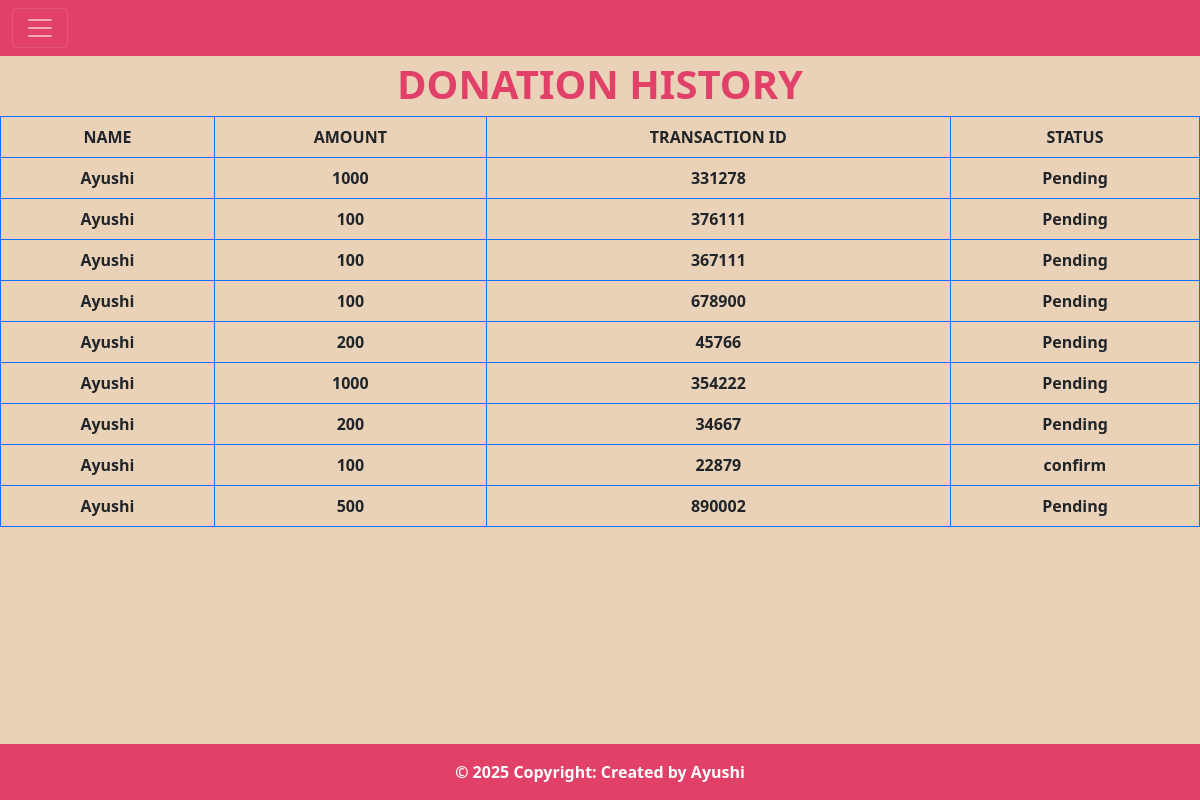
Screenshot of /donation_history/ (signed in) with the database file from the repository.
### ngo_app/models.py (models this page shows)
class Donation(models.Model):
    user = models.ForeignKey(User,on_delete=models.CASCADE)
    amount = models.CharField(max_length=10,default="")
    aadhaar = models.FileField(max_length=10,default="")
    transaction_id = models.CharField(max_length=10,default="")
    date = models.DateField(default=timezone.now)
    paymentstatus= models.CharField(default="Pending",max_length=10)

class User(models.Model):
    name=models.CharField(max_length=50,null=False)     #num=False is default in Django#
    email=models.EmailField(max_length=50,null=False,primary_key=True)
    password=models.CharField(max_length=50,null=False)
    phone=models.CharField(max_length=13,null=False)
    profile_pic=models.FileField(upload_to="user_pic/",default="")
    date=models.DateField(default=timezone.now)

### ngo_app/user_views.py (the view)
# urls.py: path("donation_history/",user_views.donation_history,name="donation_history"),
def donation_history(request):
     if  request.method=="GET":
      u_email = request.session["web_key"]
      user_obj=User.objects.get(email=u_email)
     donation_list=Donation.objects.filter(user=user_obj)
     donation_dict={
        "donation_key":donation_list
     }
     return render(request,'ngo_app/user/donation_history.html',donation_dict)

### ngo_app/templates/ngo_app/user/donation_history.html (shortened to what this page needs)
<!DOCTYPE html>
<html lang="en">
<head>
    {% include 'ngo_app/common/common_css.html' %}
</head>
<body style="background-color:#e9d2b7;">
    {% include 'ngo_app/user/user_header.html' %}
    <div class="main-div">
        <h1 style="margin-top:60px;text-align: center;color:rgb(225, 65, 105)"><b>DONATION HISTORY</b> </h1>
        <table class="table table-bordered border-primary">
            <thead>
                <tr>
                    <th scope="col">NAME</th>
                    <th scope="col">AMOUNT</th>
                    <th scope="col">TRANSACTION ID</th>
                    <th scope="col">STATUS</th>
                </tr>
            </thead>
            <tbody>
                {% for d in donation_key %}
                <tr>
                    <th>{{d.user.name}}</th>
                    <th>{{d.amount}}</th>
                    <th>{{d.transaction_id}}</th>
                    <th>{{d.paymentstatus}}</th>
                </tr>
                {%endfor%}
            </tbody>
        </table>
    </div>
    {% include 'ngo_app/common/footer.html' %}
</body>
</html>

### ngo_app/static/ngo_app/css/style.css (style rules this page uses)
body,html { min-height:100vh; display:flex; flex-direction:column; }
.main-div { flex:1; }
* { box-sizing:border-box; }

### ngo_app/templates/ngo_app/user/donation_history.html (style rules this page uses)
tr { text-align: center; }
th { font-weight: 600; }

### rows the page displays
Donation: user.name "Ayushi", amount "1000", transaction_id "331278", paymentstatus "Pending"
Donation: user.name "Ayushi", amount "100", transaction_id "376111", paymentstatus "Pending"
Donation: user.name "Ayushi", amount "100", transaction_id "367111", paymentstatus "Pending"
Donation: user.name "Ayushi", amount "100", transaction_id "678900", paymentstatus "Pending"
Donation: user.name "Ayushi", amount "200", transaction_id "45766", paymentstatus "Pending"
Donation: user.name "Ayushi", amount "1000", transaction_id "354222", paymentstatus "Pending"
Donation: user.name "Ayushi", amount "200", transaction_id "34667", paymentstatus "Pending"
Donation: user.name "Ayushi", amount "100", transaction_id "22879", paymentstatus "confirm"
Donation: user.name "Ayushi", amount "500", transaction_id "890002", paymentstatus "Pending"
